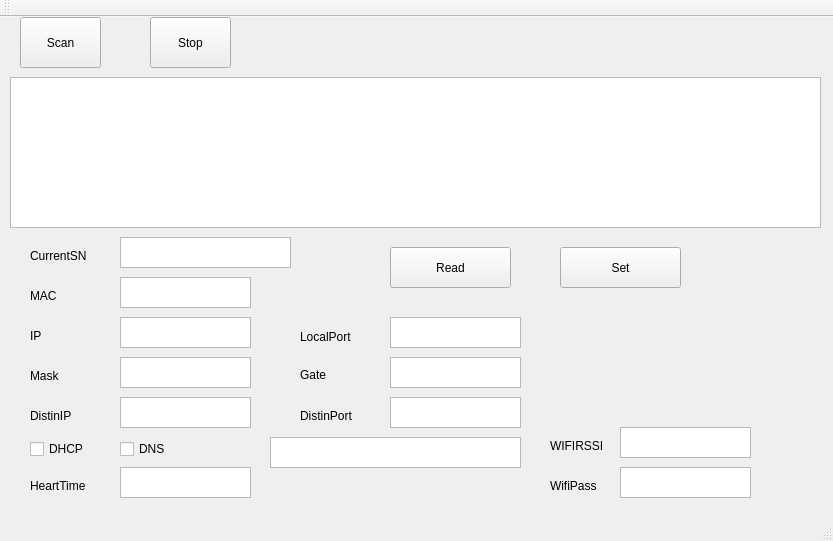
<?xml version="1.0" encoding="UTF-8"?>
<ui version="4.0">
 <class>MainWindow</class>
 <widget class="QMainWindow" name="MainWindow">
  <property name="enabled">
   <bool>true</bool>
  </property>
  <property name="geometry">
   <rect>
    <x>0</x>
    <y>0</y>
    <width>833</width>
    <height>541</height>
   </rect>
  </property>
  <property name="sizePolicy">
   <sizepolicy hsizetype="Preferred" vsizetype="Preferred">
    <horstretch>0</horstretch>
    <verstretch>0</verstretch>
   </sizepolicy>
  </property>
  <property name="windowTitle">
   <string>ScanNet</string>
  </property>
  <property name="documentMode">
   <bool>false</bool>
  </property>
  <property name="tabShape">
   <enum>QTabWidget::Rounded</enum>
  </property>
  <widget class="QWidget" name="centralWidget">
   <widget class="QPushButton" name="pushButton1">
    <property name="geometry">
     <rect>
      <x>20</x>
      <y>0</y>
      <width>81</width>
      <height>51</height>
     </rect>
    </property>
    <property name="text">
     <string>Scan</string>
    </property>
   </widget>
   <widget class="QPushButton" name="pushButton2">
    <property name="geometry">
     <rect>
      <x>150</x>
      <y>0</y>
      <width>81</width>
      <height>51</height>
     </rect>
    </property>
    <property name="text">
     <string>Stop</string>
    </property>
   </widget>
   <widget class="QTableWidget" name="tableWidget">
    <property name="geometry">
     <rect>
      <x>10</x>
      <y>60</y>
      <width>811</width>
      <height>151</height>
     </rect>
    </property>
    <property name="font">
     <font>
      <pointsize>8</pointsize>
     </font>
    </property>
    <property name="focusPolicy">
     <enum>Qt::NoFocus</enum>
    </property>
    <property name="selectionBehavior">
     <enum>QAbstractItemView::SelectRows</enum>
    </property>
   </widget>
   <widget class="QLabel" name="label">
    <property name="geometry">
     <rect>
      <x>30</x>
      <y>230</y>
      <width>81</width>
      <height>18</height>
     </rect>
    </property>
    <property name="text">
     <string>CurrentSN</string>
    </property>
   </widget>
   <widget class="QTextEdit" name="textEditSN">
    <property name="geometry">
     <rect>
      <x>120</x>
      <y>220</y>
      <width>171</width>
      <height>31</height>
     </rect>
    </property>
   </widget>
   <widget class="QLabel" name="label_2">
    <property name="geometry">
     <rect>
      <x>30</x>
      <y>270</y>
      <width>51</width>
      <height>18</height>
     </rect>
    </property>
    <property name="text">
     <string>MAC</string>
    </property>
   </widget>
   <widget class="QTextEdit" name="textEditMac">
    <property name="geometry">
     <rect>
      <x>120</x>
      <y>260</y>
      <width>131</width>
      <height>31</height>
     </rect>
    </property>
   </widget>
   <widget class="QLabel" name="label_3">
    <property name="geometry">
     <rect>
      <x>30</x>
      <y>310</y>
      <width>51</width>
      <height>18</height>
     </rect>
    </property>
    <property name="text">
     <string>IP</string>
    </property>
   </widget>
   <widget class="QTextEdit" name="textEditIP">
    <property name="geometry">
     <rect>
      <x>120</x>
      <y>300</y>
      <width>131</width>
      <height>31</height>
     </rect>
    </property>
   </widget>
   <widget class="QLabel" name="label_4">
    <property name="geometry">
     <rect>
      <x>300</x>
      <y>310</y>
      <width>61</width>
      <height>20</height>
     </rect>
    </property>
    <property name="text">
     <string>LocalPort</string>
    </property>
   </widget>
   <widget class="QTextEdit" name="textEditLocalPort">
    <property name="geometry">
     <rect>
      <x>390</x>
      <y>300</y>
      <width>131</width>
      <height>31</height>
     </rect>
    </property>
   </widget>
   <widget class="QLabel" name="label_5">
    <property name="geometry">
     <rect>
      <x>30</x>
      <y>350</y>
      <width>51</width>
      <height>18</height>
     </rect>
    </property>
    <property name="text">
     <string>Mask</string>
    </property>
   </widget>
   <widget class="QTextEdit" name="textEditMask">
    <property name="geometry">
     <rect>
      <x>120</x>
      <y>340</y>
      <width>131</width>
      <height>31</height>
     </rect>
    </property>
   </widget>
   <widget class="QLabel" name="label_6">
    <property name="geometry">
     <rect>
      <x>300</x>
      <y>350</y>
      <width>51</width>
      <height>16</height>
     </rect>
    </property>
    <property name="text">
     <string>Gate</string>
    </property>
   </widget>
   <widget class="QTextEdit" name="textEditGate">
    <property name="geometry">
     <rect>
      <x>390</x>
      <y>340</y>
      <width>131</width>
      <height>31</height>
     </rect>
    </property>
   </widget>
   <widget class="QLabel" name="label_7">
    <property name="geometry">
     <rect>
      <x>30</x>
      <y>390</y>
      <width>51</width>
      <height>18</height>
     </rect>
    </property>
    <property name="text">
     <string>DistinIP</string>
    </property>
   </widget>
   <widget class="QLabel" name="label_8">
    <property name="geometry">
     <rect>
      <x>300</x>
      <y>390</y>
      <width>71</width>
      <height>18</height>
     </rect>
    </property>
    <property name="text">
     <string>DistinPort</string>
    </property>
   </widget>
   <widget class="QCheckBox" name="checkBoxDHCP">
    <property name="geometry">
     <rect>
      <x>30</x>
      <y>420</y>
      <width>82</width>
      <height>24</height>
     </rect>
    </property>
    <property name="text">
     <string>DHCP</string>
    </property>
   </widget>
   <widget class="QCheckBox" name="checkBoxDNS">
    <property name="geometry">
     <rect>
      <x>120</x>
      <y>420</y>
      <width>82</width>
      <height>24</height>
     </rect>
    </property>
    <property name="text">
     <string>DNS</string>
    </property>
   </widget>
   <widget class="QTextEdit" name="textEditDNS">
    <property name="geometry">
     <rect>
      <x>270</x>
      <y>420</y>
      <width>251</width>
      <height>31</height>
     </rect>
    </property>
   </widget>
   <widget class="QTextEdit" name="textEditDistinIP">
    <property name="geometry">
     <rect>
      <x>120</x>
      <y>380</y>
      <width>131</width>
      <height>31</height>
     </rect>
    </property>
   </widget>
   <widget class="QTextEdit" name="textEditDistinPort">
    <property name="geometry">
     <rect>
      <x>390</x>
      <y>380</y>
      <width>131</width>
      <height>31</height>
     </rect>
    </property>
   </widget>
   <widget class="QLabel" name="label_9">
    <property name="geometry">
     <rect>
      <x>30</x>
      <y>460</y>
      <width>71</width>
      <height>18</height>
     </rect>
    </property>
    <property name="text">
     <string>HeartTime</string>
    </property>
   </widget>
   <widget class="QTextEdit" name="textEditHeartTime">
    <property name="geometry">
     <rect>
      <x>120</x>
      <y>450</y>
      <width>131</width>
      <height>31</height>
     </rect>
    </property>
   </widget>
   <widget class="QLabel" name="label_10">
    <property name="geometry">
     <rect>
      <x>550</x>
      <y>420</y>
      <width>61</width>
      <height>18</height>
     </rect>
    </property>
    <property name="text">
     <string>WIFIRSSI</string>
    </property>
   </widget>
   <widget class="QLabel" name="label_11">
    <property name="geometry">
     <rect>
      <x>550</x>
      <y>460</y>
      <width>61</width>
      <height>18</height>
     </rect>
    </property>
    <property name="text">
     <string>WifiPass</string>
    </property>
   </widget>
   <widget class="QTextEdit" name="textEditWifiRssi">
    <property name="geometry">
     <rect>
      <x>620</x>
      <y>410</y>
      <width>131</width>
      <height>31</height>
     </rect>
    </property>
   </widget>
   <widget class="QTextEdit" name="textEditWifiPass">
    <property name="geometry">
     <rect>
      <x>620</x>
      <y>450</y>
      <width>131</width>
      <height>31</height>
     </rect>
    </property>
   </widget>
   <widget class="QPushButton" name="pushButtonRead">
    <property name="geometry">
     <rect>
      <x>390</x>
      <y>230</y>
      <width>121</width>
      <height>41</height>
     </rect>
    </property>
    <property name="text">
     <string>Read</string>
    </property>
   </widget>
   <widget class="QPushButton" name="pushButtonSet">
    <property name="geometry">
     <rect>
      <x>560</x>
      <y>230</y>
      <width>121</width>
      <height>41</height>
     </rect>
    </property>
    <property name="text">
     <string>Set</string>
    </property>
   </widget>
  </widget>
  <widget class="QMenuBar" name="menuBar">
   <property name="geometry">
    <rect>
     <x>0</x>
     <y>0</y>
     <width>833</width>
     <height>23</height>
    </rect>
   </property>
  </widget>
  <widget class="QToolBar" name="mainToolBar">
   <property name="floatable">
    <bool>true</bool>
   </property>
   <attribute name="toolBarArea">
    <enum>TopToolBarArea</enum>
   </attribute>
   <attribute name="toolBarBreak">
    <bool>false</bool>
   </attribute>
  </widget>
  <widget class="QStatusBar" name="statusBar"/>
 </widget>
 <layoutdefault spacing="6" margin="11"/>
 <tabstops>
  <tabstop>pushButton1</tabstop>
  <tabstop>pushButton2</tabstop>
 </tabstops>
 <resources/>
 <connections/>
</ui>
